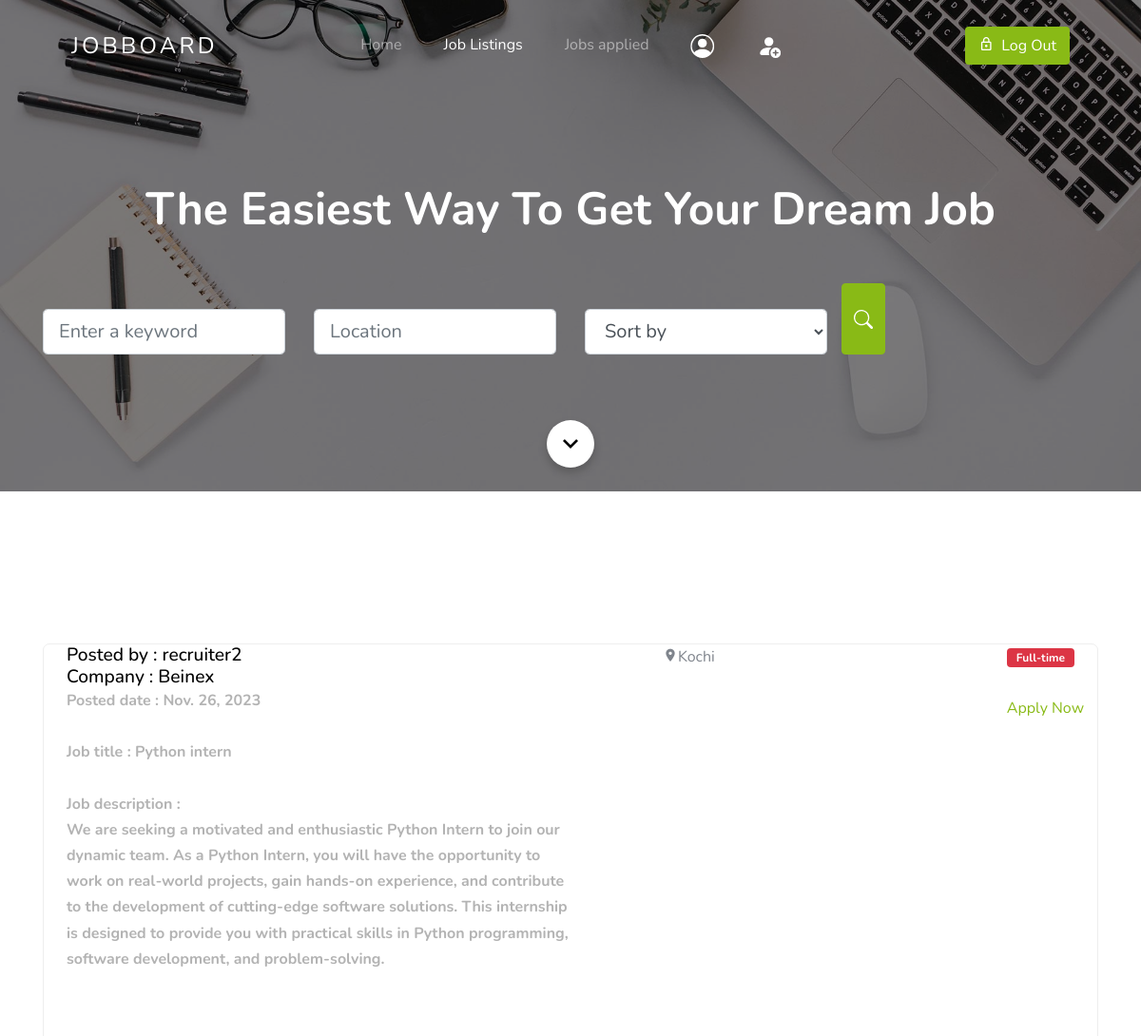
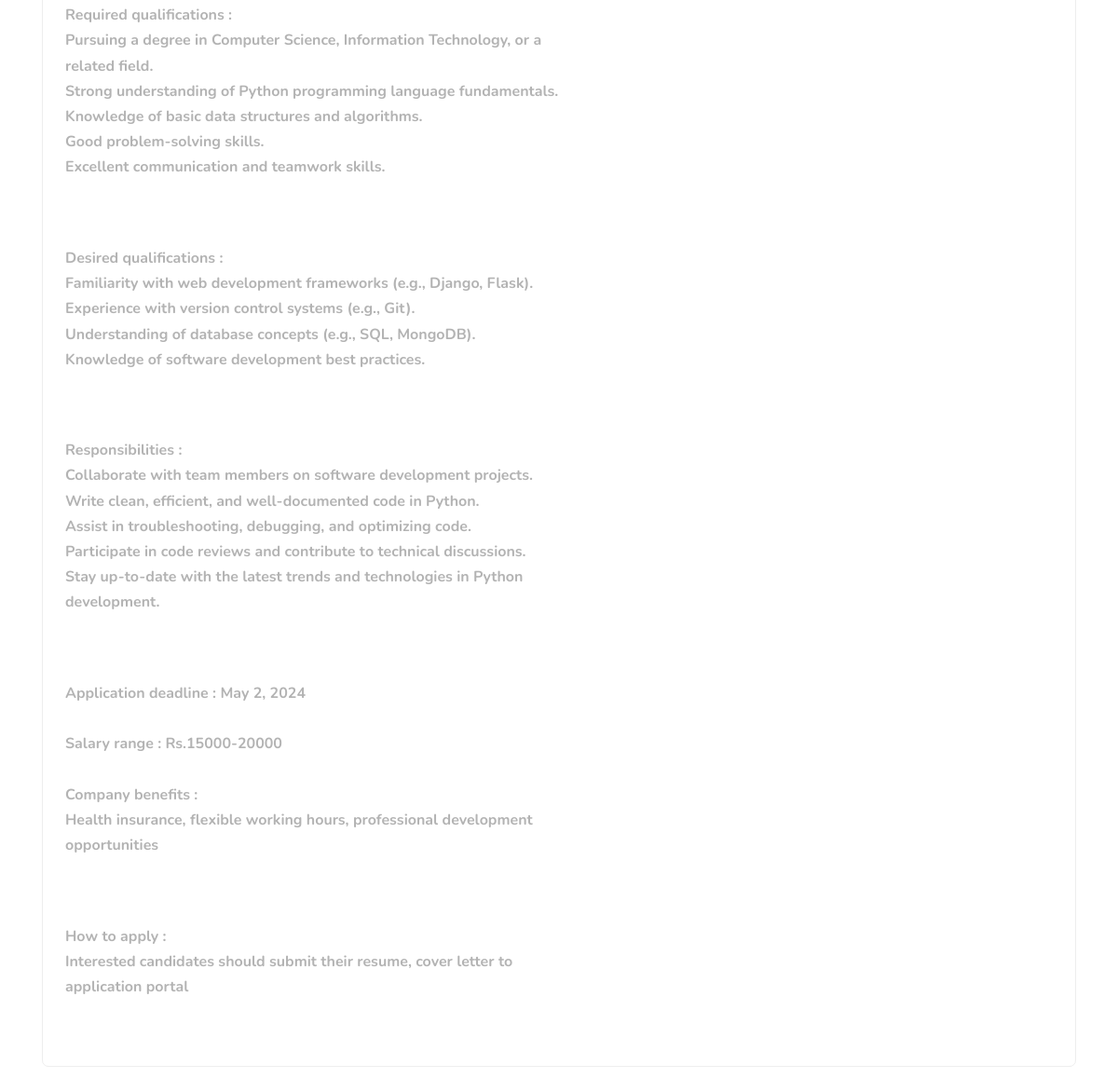
The app's page /job_listings/ (signed in) with its own data (2 pictures, top to bottom).
### account/models.py (models this page shows, shortened)
class User(AbstractUser):
    Usertype_choice = [
        ('Job Seeker','Job Seeker'),
        ('Recruiter','Recruiter')
    ]
    usertype = models.CharField(max_length=20,choices=Usertype_choice,null=True)
    fullname = models.CharField(max_length=50,null=True)
    bio = models.TextField(null=True,blank=True)
    resume = models.FileField(upload_to='uploads/',null=True)

### recruiter/models.py (models this page shows)
class CompanyDetails(models.Model):
    created_by = models.ForeignKey(User,on_delete=models.CASCADE,null=True)
    company_name = models.CharField(max_length=50)
    company_details = models.TextField(null=True)
    def __str__(self):
        return self.company_name

class JobPost(models.Model):
    created_by = models.ForeignKey(User,on_delete=models.CASCADE,null=True)
    created_date = models.DateField(auto_now=True)
    company = models.ForeignKey(CompanyDetails,on_delete=models.CASCADE,null=True)
    job_title = models.CharField(max_length=100,null=True)
    job_description = models.TextField(null=True,blank=True)
    required_qualifications = models.TextField(null=True,blank=True)
    desired_qualifications = models.TextField(null=True,blank=True)
    responsibilities = models.TextField(null=True,blank=True)
    application_deadline = models.DateField(null=True,blank=True)
    salary_range = models.CharField(max_length=50,null=True,blank=True)
    location = models.CharField(max_length=50,null=True,blank=True)
    employment_type_choice = [
        ('Full-time','Full-time'),
        ('Part-time','Part-time'),
        ('Contract','Contract')
    ]
    employment_type = models.CharField(max_length=50,choices=employment_type_choice,null=True,blank=True)
    company_benefits = models.TextField(null=True,blank=True)
    how_to_apply = models.TextField(null=True,blank=True)

### job_seeker/views.py (the view, shortened to what this page needs)
# urls.py: path('job_listings/',job_listings,name='job_listings'),
@login_required
def job_listings(request):
    try:
        jobs = JobPost.objects.exclude(job_title__isnull=True, id__isnull=True)
        keyword = request.GET.get('keyword', '')
        location = request.GET.get('location', '')
        if location:
            jobs = jobs.filter(location__icontains=location)
        jobs = jobs.exclude(job_title=None, job_description=None, required_qualifications=None, location=None)
        sort_by = request.GET.get('sort_by', 'application_deadline')  # Use '-' to indicate descending order
        if sort_by not in ['application_deadline']:
            sort_by = 'application_deadline'
        jobs = jobs.order_by(sort_by)
        job_details = []
        for job in jobs:
            job_details.append({
                'recruiter_name': job.created_by.username,
                'company': job.company,
                'created_date': job.created_date,
                'job_title': job.job_title,
                'job_description': job.job_description,
                'required_qualifications': job.required_qualifications,
                'desired_qualifications' : job.desired_qualifications,
                'responsibilities' : job.responsibilities,
                'application_deadline' : job.application_deadline,
                'salary_range' : job.salary_range,
                'location': job.location,
                'company_benefits':job.company_benefits,
                'how_to_apply':job.how_to_apply,
                'employment_type': job.employment_type,
            })
        return render(request, 'job_listings.html', {'job_details': job_details})
    except Exception as e:
        return render(request, 'error.html', {'error_message': str(e)})

### job_seeker/Templates/job_listings.html (shortened to what this page needs)
<!doctype html>
{% load static %}
<html lang="en">
  <head>
    <link rel="stylesheet" href="{% static 'assets/css/custom-bs.css' %}">
    <link rel="stylesheet" href="{% static 'assets/css/jquery.fancybox.min.css' %}">
    <link rel="stylesheet" href="{% static 'assets/css/bootstrap-select.min.css' %}">
    <link rel="stylesheet" href="{% static 'assets/fonts/icomoon/style.css' %}">
    <link rel="stylesheet" href="{% static 'assets/fonts/line-icons/style.css' %}">
    <link rel="stylesheet" href="{% static 'assets/css/owl.carousel.min.css' %}">
    <link rel="stylesheet" href="{% static 'assets/css/animate.min.css' %}">
    <link rel="stylesheet" href="{% static 'assets/css/quill.snow.css' %}">
    <link rel="stylesheet" href="{% static 'assets/css/style.css' %}">
  </head>
  <body id="top">
<div class="site-wrap">
    <header class="site-navbar mt-3">
      <div class="container-fluid">
        <div class="row align-items-center">
          <div class="site-logo col-6"><a href="index.html">JobBoard</a></div>
          <nav class="mx-auto site-navigation">
            <ul class="site-menu js-clone-nav d-none d-xl-block ml-0 pl-0">
              <li><a href="{% url 'job_seeker_dashboard' %}" class="nav-link">Home</a></li>
              <li >
                <a href="" class="active">Job Listings</a>
                <a href="{% url 'applied_jobs' %}">Jobs applied</a>
              </li>
              <li><a href="{% url 'dashboard' %}"></a></li>
              <li><a href="{% url 'profile' %}"></a></li>
            </ul>
          </nav>
          <div class="right-cta-menu text-right d-flex aligin-items-center col-6">
            <div class="ml-auto">
              <a href="{% url 'logout' %}" class="btn btn-primary border-width-2 d-none d-lg-inline-block"><span class="mr-2 icon-lock_outline"></span>Log Out</a>
            </div>
          </div>
        </div>
      </div>
    </header>
  <section class="section-hero home-section overlay inner-page bg-image" style="background-image: url('{% static 'assets/images/hero_1.jpg' %}');" id="home-section">
      <div class="container">
        <div class="row align-items-center justify-content-center">
          <div class="col-md-12">
            <div class="mb-5 text-center">
              <h1 class="text-white font-weight-bold">The Easiest Way To Get Your Dream Job</h1>
            </div>
  <form method="GET" action="{% url 'job_listings' %}">
   <div class="row mb-5">
  <div  class="col-12 col-sm-6 col-md-6 col-lg-3 mb-4 mb-lg-0">
    <input type="text" name="keyword" value="{{ request.GET.keyword }}" class="form-control form-control-lg" placeholder="Enter a keyword">
  </div>
  <div  class="col-12 col-sm-6 col-md-6 col-lg-3 mb-4 mb-lg-0">
    <input type="text" name="location" value="{{ request.GET.location }}" class="form-control form-control-lg" placeholder="Location">
  </div>
  <div class="col-12 col-sm-6 col-md-6 col-lg-3 mb-4 mb-lg-0">
<select name="sort_by" class="form-control form-control-lg">
    <option value="">Sort by</option>
</select>
</div>
    <button type="submit" class="btn btn-primary"><svg xmlns="http://www.w3.org/2000/svg" width="20" height="20" fill="white" class="bi bi-search" viewBox="0 0 16 16">
  <path d="M11.742 10.344a6.5 6.5 0 1 0-1.397 1.398h-.001c.03.04.062.078.098.115l3.85 3.85a1 1 0 0 0 1.415-1.414l-3.85-3.85a1.007 1.007 0 0 0-.115-.1zM12 6.5a5.5 5.5 0 1 1-11 0 5.5 5.5 0 0 1 11 0"/>
</svg></button>
  </div>
</form>
          </div>
        </div>
      </div>
      <a href="#next" class="scroll-button smoothscroll">
        <span class=" icon-keyboard_arrow_down"></span>
      </a>
    </section>
    <section class="site-section" id="next">
      <div class="container">
                      {% for job in job_details %}
        <ul class="job-listings mb-5">
          <li class="job-listing d-block d-sm-flex pb-3 pb-sm-0 align-items-center">
            <a href="job-single.html"></a>
            <div class="job-listing-about d-sm-flex custom-width w-100 justify-content-between mx-4">
              <div class="job-listing-position custom-width w-50 mb-3 mb-sm-0">
                <h2>Posted by : {{job.recruiter_name}}</h2>
                <h2>Company : {{job.company}}</h2>
                <strong>Posted date : {{job.created_date}}</strong><br><br>
                <strong>Job title : {{job.job_title}}</strong><br><br>
                <strong>Job description : {{job.job_description|linebreaks }}</strong><br><br>
                <strong>Required qualifications : {{job.required_qualifications|linebreaks }}</strong><br><br>
                <strong>Desired qualifications : {{job.desired_qualifications|linebreaks }}</strong><br><br>
                <strong>Responsibilities : {{job.responsibilities|linebreaks }}</strong><br><br>
                <strong>Application deadline : {{job.application_deadline}}</strong><br><br>
                <strong>Salary range : {{job.salary_range}}</strong><br><br>
                <strong>Company benefits : {{job.company_benefits|linebreaks }}</strong><br><br>
                <strong>How to apply : {{job.how_to_apply|linebreaks }}</strong><br><br>
              </div>
              <div class="job-listing-location mb-3 mb-sm-0 custom-width w-25">
                <span class="icon-room"></span>{{job.location}}
              </div>
              <div class="job-listing-meta">
                <span class="badge badge-danger">{{job.employment_type}}</span><br><br>
                <p><a href="{% url 'apply_for_job' recruiter_name=job.recruiter_name %}">Apply Now</a></p>
          </li>
        </ul>
        {% endfor %}
      </div>
    </section>
  </div>
  </body>
</html>

### account/static/assets/css/style.css (style rules this page uses)
.site-navbar { margin-bottom: 0px; z-index: 1999; position: absolute; width: 100%; top: 2rem; }
.site-navbar .container-fluid { padding-left: 7rem; padding-right: 7rem; }
.site-navbar .site-logo { position: absolute; left: 5%; }
.site-navbar .site-logo a { color: #fff; font-size: 1.5rem; letter-spacing: .2rem; text-transform: uppercase; }
.site-navbar .site-burger-menu, .site-navbar .right-cta-menu { position: absolute; right: 5%; }
.site-navbar .site-navigation { position: absolute; left: 50%; -webkit-transform: translateX(-50%); -ms-transform: translateX(-50%); transform: translateX(-50%); z-index: 5; }
.site-navbar .site-navigation .site-menu { margin-bottom: 0; }
.site-navbar .site-navigation .site-menu .active { color: #fff; display: inline-block; padding: 5px 20px; }
.site-navbar .site-navigation .site-menu a { text-decoration: none !important; display: inline-block; position: relative; }
.site-navbar .site-navigation .site-menu > li { display: inline-block; }
.site-navbar .site-navigation .site-menu > li > a { padding: 20px 20px !important; color: rgba(255, 255, 255, 0.5); display: inline-block; text-decoration: none !important; }
.site-mobile-menu .site-nav-wrap { padding: 0; margin: 0; list-style: none; position: relative; }
.site-mobile-menu .site-nav-wrap a { padding: 10px 20px; display: block; position: relative; color: #212529; }
.site-mobile-menu .site-nav-wrap li { position: relative; display: block; }
.site-mobile-menu .site-nav-wrap li .active { color: #000; }
.site-mobile-menu .site-nav-wrap > li { display: block; position: relative; float: left; width: 100%; }
.site-mobile-menu .site-nav-wrap > li > a { padding-left: 20px; font-size: 20px; }
body { font-weight: 400; font-size: 1rem; line-height: 1.7; position: relative; }
body:after { content: ""; position: absolute; top: 0; left: 0; right: 0; bottom: 0; background: rgba(0, 0, 0, 0.7); z-index: 100; opacity: 0; visibility: hidden; -webkit-transition: .3s all ease; -o-transition: .3s all ease; transition: .3s all ease; }
h1, h2, h3, h4 { color: #000; }
.site-section { padding-top: 7rem; padding-bottom: 7rem; position: relative; z-index: 2; }
.home-section { position: relative; }
.home-section > .container { z-index: 2; position: relative; }
.home-section h1 { font-size: 3rem; color: #fff; font-weight: 200; }
.home-section .scroll-button { position: absolute; z-index: 2; bottom: 0; width: 50px; height: 50px; border-radius: 50%; background: #fff; left: 50%; -webkit-transform: translate(-50%, -50%); -ms-transform: translate(-50%, -50%); transform: translate(-50%, -50%); -webkit-box-shadow: 0 5px 10px 0px rgba(0, 0, 0, 0.2); box-shadow: 0 5px 10px 0px rgba(0, 0, 0, 0.2); }
.home-section .scroll-button > span { color: #000; position: absolute; font-size: 2rem; top: 50%; left: 50%; -webkit-transform: translate(-50%, -50%); -ms-transform: translate(-50%, -50%); transform: translate(-50%, -50%); }
.bg-image { background-size: cover; background-position: center center; background-repeat: no-repeat; }
.job-listings { padding: 0; margin: 0; border: 1px solid #eee; border-radius: 7px; overflow: hidden; position: relative; background: #fff; }
.job-listings .badge { color: #fff; padding: 4px 10px; }
.job-listings .job-listing { position: relative; border-bottom: 1px solid #eee; -webkit-transition: .3s all ease; -o-transition: .3s all ease; transition: .3s all ease; }
.job-listings .job-listing:last-child { border-bottom: none; }
.job-listings .job-listing a { position: absolute; width: 100%; height: 100%; -webkit-transition: .3s all ease; -o-transition: .3s all ease; transition: .3s all ease; }
.job-listings .job-listing-position h2 { font-size: 1.2rem; margin-bottom: 0; }
.job-listings .job-listing-position strong { color: #b3b3b3; }
.section-hero, .section-hero > .container > .row { height: 100vh; min-height: 900px; }
.section-hero.inner-page, .section-hero.inner-page > .container > .row { height: auto; min-height: auto; padding-top: 6em; padding-bottom: 3em; }
.section-hero.overlay, .section-hero.overlay-2 { position: relative; }
.section-hero.overlay:before, .section-hero.overlay-2:before { z-index: 1; position: absolute; content: ""; top: 0; left: 0; right: 0; bottom: 0; background: rgba(0, 0, 0, 0.5); }
.section-hero > .container { z-index: 2; position: relative; }
.btn:after, .btn:before { display: none; }
.btn.btn-primary { color: #fff; }
.border-width-2 { border-width: 2px !important; }

### records on screen
User: recruiter_name "recruiter2"
CompanyDetails: company "Beinex"
JobPost: created_date "Nov. 26, 2023", job_title "Python intern", job_description "We are seeking a motivated and enthusiastic Python Intern to join our dynamic team. As a Python Intern, you will have the opportunity to work on real-world projects, gain hands-on experience, and contribute to the development of cutting-edge software solutions. This internship is designed to provide you with practical skills in Python programming, software development, and problem-solving.", required_qualifications "Pursuing a degree in Computer Science, Information Technology, or a related field. Strong understanding of Python programming language fundamentals. Knowledge of basic data structures and algorithms. Good problem-solving skills. Excellent communication and teamwork skills.", desired_qualifications "Familiarity with web development frameworks (e.g., Django, Flask). Experience with version control systems (e.g., Git). Understanding of database concepts (e.g., SQL, MongoDB). Knowledge of software development best practices.", responsibilities "Collaborate with team members on software development projects. Write clean, efficient, and well-documented code in Python. Assist in troubleshooting, debugging, and optimizing code. Participate in code reviews and contribute to technical discussions. Stay up-to-date with the latest trends and technologies in Python development.", application_deadline "May 2, 2024", salary_range "Rs.15000-20000", company_benefits "Health insurance, flexible working hours, professional development opportunities", how_to_apply "Interested candidates should submit their resume, cover letter to application portal", location "Kochi", employment_type "Full-time"
